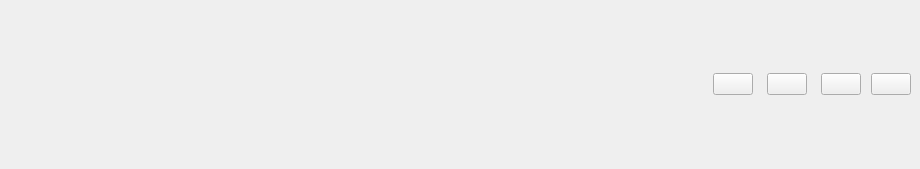
<?xml version="1.0" encoding="UTF-8"?>
<ui version="4.0">
 <class>PLSSceneCollectionItem</class>
 <widget class="QWidget" name="PLSSceneCollectionItem">
  <property name="geometry">
   <rect>
    <x>0</x>
    <y>0</y>
    <width>920</width>
    <height>169</height>
   </rect>
  </property>
  <property name="windowTitle">
   <string>Form</string>
  </property>
  <layout class="QHBoxLayout" name="horizontalLayout_3">
   <property name="spacing">
    <number>0</number>
   </property>
   <property name="leftMargin">
    <number>12</number>
   </property>
   <property name="topMargin">
    <number>0</number>
   </property>
   <property name="rightMargin">
    <number>9</number>
   </property>
   <property name="bottomMargin">
    <number>0</number>
   </property>
   <item>
    <widget class="QLabel" name="nameLabel">
     <property name="text">
      <string/>
     </property>
    </widget>
   </item>
   <item>
    <widget class="QLabel" name="timeLabel">
     <property name="text">
      <string/>
     </property>
    </widget>
   </item>
   <item>
    <spacer name="horizontalSpacer_4">
     <property name="orientation">
      <enum>Qt::Horizontal</enum>
     </property>
     <property name="sizeHint" stdset="0">
      <size>
       <width>0</width>
       <height>20</height>
      </size>
     </property>
    </spacer>
   </item>
   <item>
    <layout class="QHBoxLayout" name="horizontalLayout_2">
     <property name="spacing">
      <number>10</number>
     </property>
     <item>
      <layout class="QHBoxLayout" name="horizontalLayout">
       <property name="spacing">
        <number>14</number>
       </property>
       <property name="leftMargin">
        <number>18</number>
       </property>
       <item>
        <widget class="QPushButton" name="applyBtn">
         <property name="text">
          <string/>
         </property>
        </widget>
       </item>
       <item>
        <widget class="QPushButton" name="renameBtn">
         <property name="text">
          <string/>
         </property>
        </widget>
       </item>
       <item>
        <widget class="QPushButton" name="deleteBtn">
         <property name="text">
          <string/>
         </property>
        </widget>
       </item>
      </layout>
     </item>
     <item>
      <widget class="QPushButton" name="advBtn">
       <property name="text">
        <string/>
       </property>
      </widget>
     </item>
    </layout>
   </item>
  </layout>
 </widget>
 <resources/>
 <connections/>
</ui>
